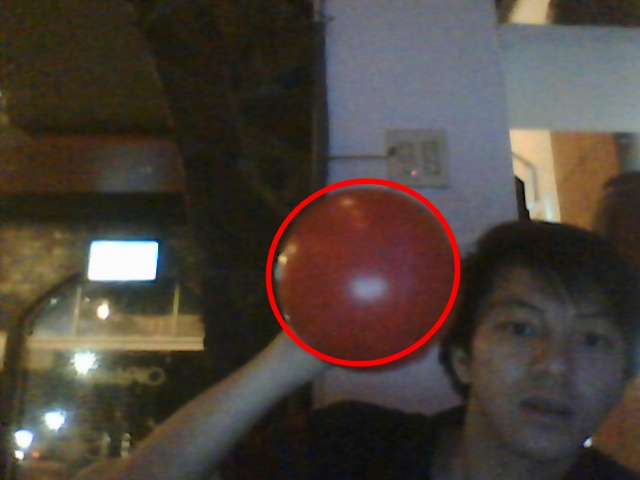
//> input picture build-RobotController-Desktop-Debug/ballDetect.jpg, 640 x 480 px, given in place of the camera
$ ./nhandang   (built with g++ and OpenCV 4)
//> lines starting //> are read from the running program, lines starting //| are printed output that depends on the picture; after the words box and inside, x2 and y2 are one past the last pixel; in counts of white or black regions, pixels touching at a corner belong together
#include <cv.h>
#include <cxcore.h>
#include <highgui.h>
#include <opencv2/core.hpp>
#include <opencv2/imgproc/imgproc.hpp>
#include <opencv2/highgui/highgui.hpp>
#include <iostream>
//#include <opencv.hpp>
#include <opencv2/core/types_c.h>
#include <opencv2/objdetect.hpp>
#include <opencv2/opencv.hpp>
#include <stdio.h>

using namespace cv;
using namespace std;

int main(int argc, char** argv)
    {
//	CommandLineParser parser(argc, argv, "");
//		string cascadeName = parser.get<string>(1);
	   //CvCapture* capture = cvCaptureFromCAM(-1);
	   VideoCapture cap;
	   cap.open(0);
	   // [8 lines of commented-out code are left out]
	   cvNamedWindow("mywindow", CV_WINDOW_FULLSCREEN );
	   cvNamedWindow("red", CV_WINDOW_FULLSCREEN );
	   // Show the image captured from the camera in the window and repeat
	   CascadeClassifier c;
			c.load("cascade.xml");
//	   c.load(cascadeName);
			Mat frame1;
			Mat frame2;
		   while ( 1 ) {
			 // [10 lines of commented-out code are left out]
			 cap >> frame2;
//> frame2 is the input picture: 480 rows x 640 cols, CV_8UC3; mean B, G, R 58.4, 65.9, 75.8

			 if( frame2.empty() )
                break;
             Mat gray;//, smallImg( cvRound (frame2.rows/1.1), cvRound(frame2.cols/1.1), CV_8UC1 );
             //frame1.copyTo(frame2);
//             frame2.copyTo(frame1);

				cvtColor( frame2, gray, COLOR_BGR2GRAY );
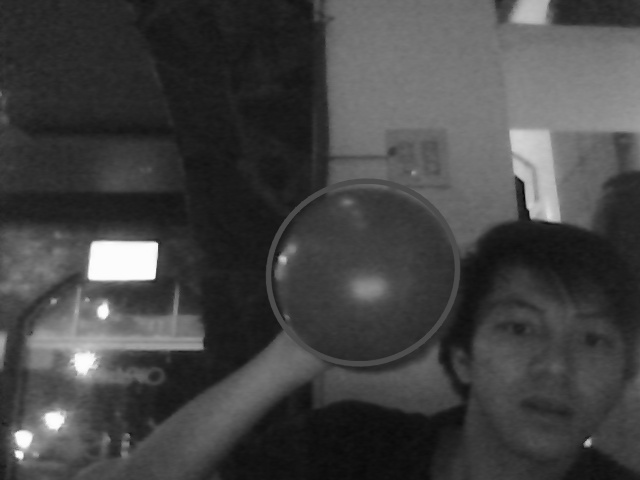
//> gray: 480 rows x 640 cols, CV_8UC1; min 3, max 255, mean 68
				//resize( gray, smallImg, smallImg.size(), 0, 0, INTER_LINEAR );

			 //equalizeHist( smallImg, smallImg);
			 //smallImg.copyTo(frame1);
			 //
			 equalizeHist( gray, gray);
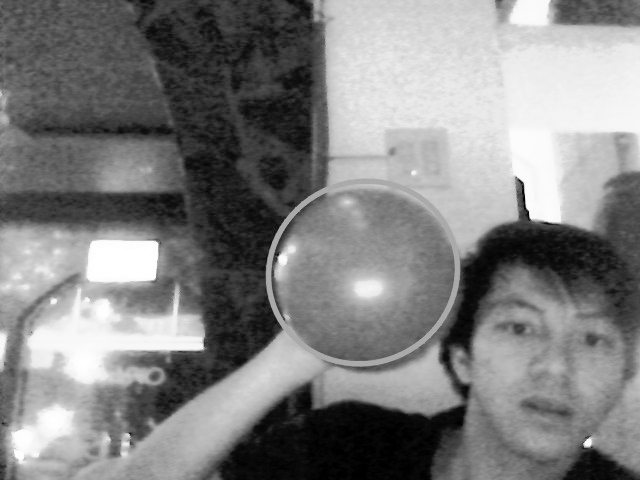
//> gray: 480 rows x 640 cols, CV_8UC1; min 0, max 255, mean 128.7
			 //frame2.copyTo(gray);
			Mat lower_red_hue_range;
			Mat upper_red_hue_range;
			//inRange(gray, cv::Scalar(0, 0, 240), cv::Scalar(255, 255, 255), lower_red_hue_range);
			//inRange(gray, cv::Scalar(160, 100, 100), cv::Scalar(179, 255, 255), upper_red_hue_range);
			inRange(gray, Scalar(0, 0, 204), Scalar(54, 53, 255), lower_red_hue_range);
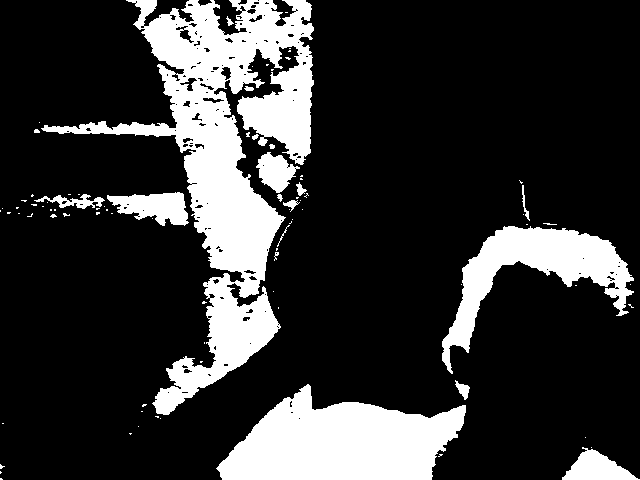
//> lower_red_hue_range: 480 rows x 640 cols, CV_8UC1; 20.6% white; 87 white regions (68 under 20 px), largest, box (x1, y1, x2, y2) and area: (41, 0, 314, 415) 33680, (216, 384, 466, 480) 15344, (442, 226, 634, 374) 8640
			// [9 lines of commented-out code are left out]
			Mat a;
			//bitwise_and(frame2, lower_red_hue_range, frame1, 0);
			cout <<"size 1121 = "<<lower_red_hue_range.size()<<endl;
//| size 1121 = [640 x 480]
				 std::vector<cv::Rect> ball;

				 c.detectMultiScale(lower_red_hue_range, ball, 1.1 , 2, CV_HAAR_SCALE_IMAGE, cv::Size(30, 30));
//> ball = empty
				 cout <<"size = "<<ball.size()<<endl;
//| size = 0
				 for(std::vector<cv::Rect>::const_iterator r = ball.begin(); r < ball.end(); r++)
				 {
					 cv::Point center;
					 center.x = r->x + (int)r->width/2;
					 center.y = r->y + (int)r->height/2;
					 cv::ellipse(frame2, center, cv::Size(10, 10), 0, 0, 360, Scalar(0, 255, 0), 4, 8, 0);
				 }
//> this loop made 0 passes

				 //show frames
				 imshow("red", lower_red_hue_range );
				 imshow("mywindow", frame2 );
			 // Do not release the frame!
			 //If ESC key pressed, Key=0x10001B under OpenCV 0.9.7(linux version),
			 //remove higher bits using AND operator

			 if ( (cvWaitKey(10) & 255) == 27 ) break;
//> the Esc key is pressed
		   }
		   // Release the capture device housekeeping
		   //cvReleaseCapture( &capture );
		   //cvReleaseCapture(cap );
		   cvDestroyWindow( "mywindow" );
		   return 0;
    }
